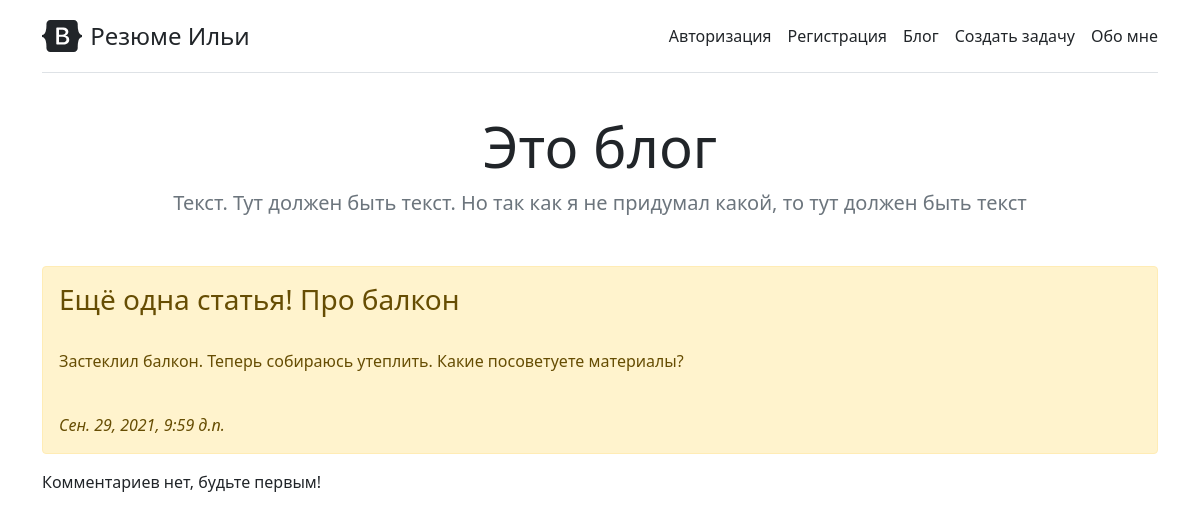
Page /blog/2 on the committed database.
### blog/models.py (models this page shows, shortened)
class Article(models.Model):
    title = models.CharField('Название статьи', max_length=200)
    text_article = models.TextField('Текст статьи')
    image = models.ImageField('Изображение статьи', name='image', default='default.jpg', upload_to='blog/image')
    pub_date = models.DateTimeField('Дата публикации', auto_now_add=timezone.now)
    class Meta:
        verbose_name = 'Статья'
        verbose_name_plural = 'Статьи'

### blog/views.py (the view)
# urls.py: path('<int:article_id>', views.article, name='article'),
def article(request, article_id):
    try:
        ar = Article.objects.get(id=article_id)
    except:
        raise Http404("Статья не найдена")
    lastest_comment_list = ar.comment_set.order_by("-id")[:10]
    context = {'title': ar.title, 'art': ar, 'last_comment': lastest_comment_list}
    return render(request, 'blog/art.html', context)

### templates/blog/art.html (shortened to what this page needs)
{% extends 'blog.html' %}
{% block header_head %}Это блог{% endblock %}
{% block header_text %}Текст. Тут должен быть текст. Но так как я не придумал какой, то тут должен быть текст{% endblock %}
{% if art %}
    {% block article %}
        <div class="alert alert-warning mt-2"><h3>{{ art.title }}</h3>
       <p> {{ art.text_article }}</p>
       <br /> <i>{{ art.pub_date }} </i>
        </div>
        {% endblock %}
            {% block comment %}
            {% if last_comment %}
                {% for com in last_comment %}
                    <div class="col-sm-6 col-lg-4 mb-4">
                      <div class="card">
                        <div class="card-body">
                          <h5 class="card-title">Автор: {{ com.author }}</h5>
                          <p class="card-text">{{ com.comment }} </p>
                          <p class="card-text"><small class="text-muted">{{ com.comment_pub_date }}</small></p>
                        </div>
                      </div>
                    </div>
                {% endfor %}
            {% else %}
                Комментариев нет, будьте первым!
            {% endif %}
        {% endblock %}
{% else %}
    <p>Нет статей</p>
{% endif %}

### rows in the picture
Article: title "Ещё одна статья! Про балкон", text_article "Застеклил балкон. Теперь собираюсь утеплить. Какие посоветуете материалы?", pub_date "Сен. 29, 2021, 9:59 д.п."
